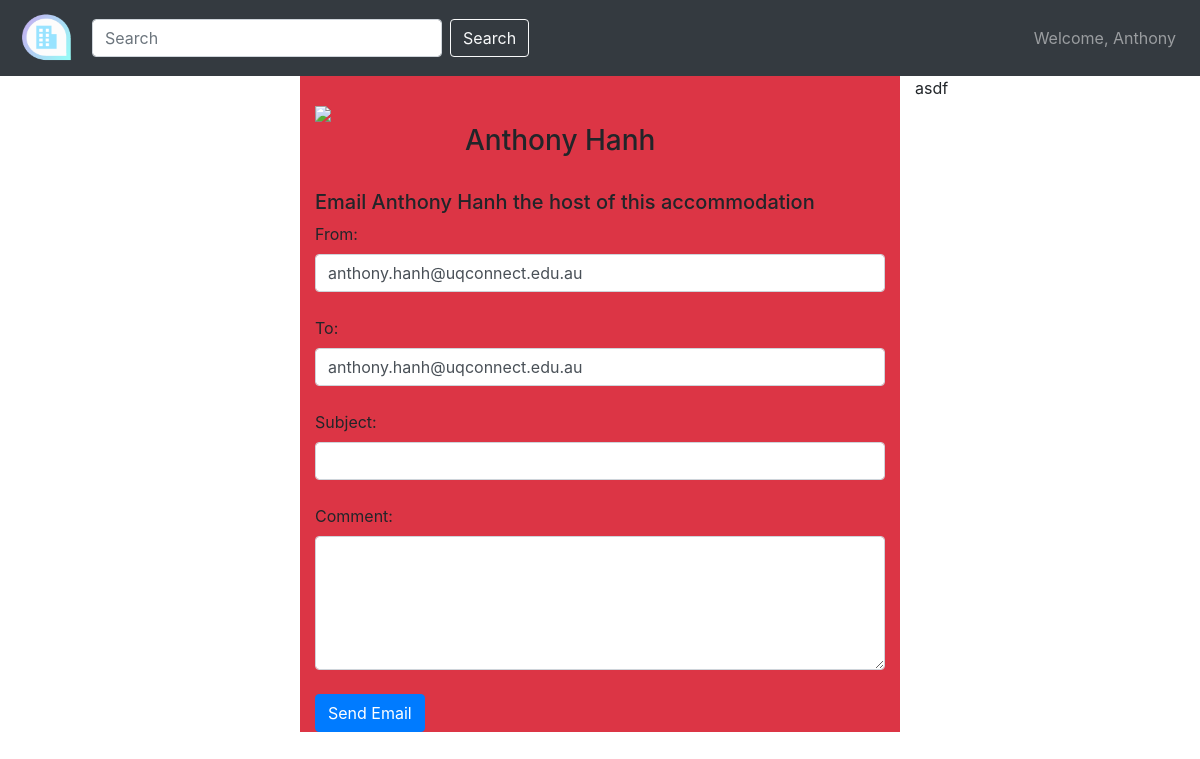
Page /contact.php?uid=1 (signed in) on the committed database.
### tables this page shows
CREATE TABLE `user` (
  `uid` int(11) NOT NULL,
  `firstname` varchar(30) NOT NULL,
  `surname` varchar(30) NOT NULL,
  `email` varchar(30) NOT NULL,
  `passw` varchar(30) NOT NULL,
  `photos` blob NOT NULL
);

### contact.php (the view, shortened to what this page needs)
<!DOCTYPE html>
<?php
    include("connectMySQL.php");
?>
<html lang="en">
<head>
    <link rel="stylesheet" href="https://maxcdn.bootstrapcdn.com/bootstrap/4.0.0/css/bootstrap.min.css"
>
    <link rel="stylesheet" href="css/lightbox.css" type="text/css" media="screen"/>
    <link rel="stylesheet" type="text/css" href="css/style.css"/>
</head>
<body>
<header>
    <nav class="navbar navbar-expand-md navbar-dark bg-dark">
        <a href="index.php" class="navbar-brand">
            <img src="img/logo.png" id="Logo" class="d-inline-block align-top">
        </a>
        <div class="collapse navbar-collapse" id="navbarCollapse">
            <form class="form-inline" action="searchResult.php" method="POST">
                <input class="form-control mr-sm-2" id="searchBar" type="search" placeholder="Search" aria-label="Search" name="searchInput">
                <button class="btn btn-outline-light " type="submit" name="submit">Search</button>
            </form>
            <ul class="navbar-nav ml-auto">
                <li class="nav-item">
                    <?php
                        if(isset($_SESSION['login_user']) ){
                            $luemail = $_SESSION['login_user'];
                            $sqllu ="SELECT * FROM user WHERE email='$luemail'";
                            $luresult = mysqli_query($conn, $sqllu);
                            $lurow = mysqli_fetch_array($luresult, MYSQLI_ASSOC);
                            $luid = $lurow['uid'];
                            echo '<a class="nav-link" href="profile.php?id='.$luid.'">Welcome, '.$lurow['firstname'] .'</a>';
                        } else {
                            echo '<a class="nav-link" href="login.php">Account</a>';
                        }
                    ?>
                </li>
            </ul>
        </div>
    </nav>
</header>
<div class="container-fluid">
    <div class="row">
        <div class="col-md-3">
        </div>
        <div class="col-md-6 bg-danger">
            <?php
                $uid = $_GET['uid'];
                $sqlhost = "SELECT * FROM user WHERE uid='$uid'";
                $result = mysqli_query($conn, $sqlhost);
                $row = mysqli_fetch_assoc($result);
                $hostemail = $row['email'];
                $hostphoto = '<img src="SQLgetuphoto.php?id='.$uid.'" class="img-fluid">';
                $hostfname = $row['firstname'];
                $hostsname = $row['surname'];
                echo "<br />";
                echo '<div class="row">';
                    echo "<div class='col-md-3'>";
                        echo $hostphoto;
                    echo "</div>";
                    echo "<div class='col-md-9'>";
                            echo '<br/>';
                            echo '<h3>'.$hostfname.' '.$hostsname. '</h3>';
                    echo "</div>";
                echo '</div>';
                echo "<h5>Email ".$hostfname. " " .$hostsname." the host of this accommodation</h5>";
                echo '<form method="POST" action="SQLemail.php">';
                    echo '<label for="fromemail">From:</label>';
                    echo '<input type="email" class="form-control" id="toemail" value="'.$luemail.'" name="toemail"></br>';
                    echo '<label for="toemail">To:</label>';
                    echo '<input type="email" class="form-control" id="toemail" value="'.$hostemail.'" name="fromemail"></br>';
                    echo '<label for="subject">Subject:</label>';
                    echo '<input type="text" class="form-control" id="subject" placeholder="" name="subject"></br>';
                    echo '<label for="message">Comment:</label>';
                    echo '<textarea class="form-control" rows="5" id="message" name="message"></textarea></br>';
                    echo '<button type="submit" class="btn btn-primary">Send Email</button>';
                echo '</form>';
            ?>
        </div>
        <div class="col-md-3">
            asdf
        </div>
    </div>
</div>
</body>
</html>

### css/style.css (style rules this page uses)
html, body { height: 100%; margin: 0; padding: 0; }
#searchBar { width: 350px; }
#Logo { width: 3em; height: 2.5em; }

### rows in the picture
user: firstname "Anthony", surname "Hanh", fromemail "anthony.hanh@uqconnect.edu.au"
